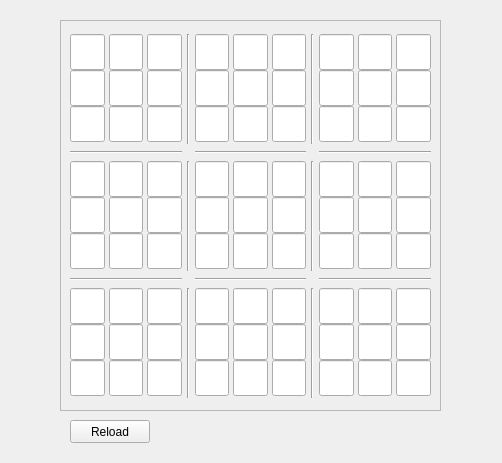
<?xml version="1.0" encoding="UTF-8"?>
<ui version="4.0">
 <class>Form</class>
 <widget class="QWidget" name="Form">
  <property name="geometry">
   <rect>
    <x>0</x>
    <y>0</y>
    <width>502</width>
    <height>463</height>
   </rect>
  </property>
  <property name="windowTitle">
   <string>Form</string>
  </property>
  <property name="styleSheet">
   <string notr="true">QLineEdit{
height:30px;
width:5px;
	font: 20pt &quot;Noto Sans Mono CJK TC&quot;;
}</string>
  </property>
  <widget class="QFrame" name="frame">
   <property name="geometry">
    <rect>
     <x>60</x>
     <y>20</y>
     <width>381</width>
     <height>391</height>
    </rect>
   </property>
   <property name="frameShape">
    <enum>QFrame::StyledPanel</enum>
   </property>
   <property name="frameShadow">
    <enum>QFrame::Raised</enum>
   </property>
   <widget class="QWidget" name="gridLayoutWidget">
    <property name="geometry">
     <rect>
      <x>10</x>
      <y>10</y>
      <width>361</width>
      <height>377</height>
     </rect>
    </property>
    <layout class="QGridLayout" name="puzzle_board">
     <property name="bottomMargin">
      <number>0</number>
     </property>
     <property name="horizontalSpacing">
      <number>5</number>
     </property>
     <property name="verticalSpacing">
      <number>3</number>
     </property>
     <item row="1" column="0">
      <widget class="Line" name="line_8">
       <property name="orientation">
        <enum>Qt::Horizontal</enum>
       </property>
      </widget>
     </item>
     <item row="0" column="4">
      <layout class="QGridLayout" name="gridLayout_10">
       <property name="bottomMargin">
        <number>2</number>
       </property>
       <property name="horizontalSpacing">
        <number>4</number>
       </property>
       <property name="verticalSpacing">
        <number>0</number>
       </property>
       <item row="0" column="0">
        <widget class="QLineEdit" name="lineEdit_06">
         <property name="maxLength">
          <number>1</number>
         </property>
         <property name="alignment">
          <set>Qt::AlignCenter</set>
         </property>
        </widget>
       </item>
       <item row="2" column="0">
        <widget class="QLineEdit" name="lineEdit_16">
         <property name="maxLength">
          <number>1</number>
         </property>
         <property name="alignment">
          <set>Qt::AlignCenter</set>
         </property>
        </widget>
       </item>
       <item row="0" column="2">
        <widget class="QLineEdit" name="lineEdit_08">
         <property name="maxLength">
          <number>1</number>
         </property>
         <property name="alignment">
          <set>Qt::AlignCenter</set>
         </property>
         <property name="dragEnabled">
          <bool>false</bool>
         </property>
         <property name="readOnly">
          <bool>false</bool>
         </property>
        </widget>
       </item>
       <item row="2" column="1">
        <widget class="QLineEdit" name="lineEdit_17">
         <property name="text">
          <string/>
         </property>
         <property name="maxLength">
          <number>1</number>
         </property>
         <property name="alignment">
          <set>Qt::AlignCenter</set>
         </property>
        </widget>
       </item>
       <item row="0" column="1">
        <widget class="QLineEdit" name="lineEdit_07">
         <property name="maxLength">
          <number>1</number>
         </property>
         <property name="alignment">
          <set>Qt::AlignCenter</set>
         </property>
        </widget>
       </item>
       <item row="3" column="1">
        <widget class="QLineEdit" name="lineEdit_27">
         <property name="maxLength">
          <number>1</number>
         </property>
         <property name="alignment">
          <set>Qt::AlignCenter</set>
         </property>
        </widget>
       </item>
       <item row="3" column="2">
        <widget class="QLineEdit" name="lineEdit_28">
         <property name="maxLength">
          <number>1</number>
         </property>
         <property name="alignment">
          <set>Qt::AlignCenter</set>
         </property>
        </widget>
       </item>
       <item row="3" column="0">
        <widget class="QLineEdit" name="lineEdit_26">
         <property name="maxLength">
          <number>1</number>
         </property>
         <property name="alignment">
          <set>Qt::AlignCenter</set>
         </property>
        </widget>
       </item>
       <item row="2" column="2">
        <widget class="QLineEdit" name="lineEdit_18">
         <property name="maxLength">
          <number>1</number>
         </property>
         <property name="alignment">
          <set>Qt::AlignCenter</set>
         </property>
        </widget>
       </item>
      </layout>
     </item>
     <item row="0" column="2">
      <layout class="QGridLayout" name="gridLayout_3">
       <property name="bottomMargin">
        <number>2</number>
       </property>
       <property name="horizontalSpacing">
        <number>4</number>
       </property>
       <property name="verticalSpacing">
        <number>0</number>
       </property>
       <item row="3" column="1">
        <widget class="QLineEdit" name="lineEdit_24">
         <property name="maxLength">
          <number>1</number>
         </property>
         <property name="alignment">
          <set>Qt::AlignCenter</set>
         </property>
        </widget>
       </item>
       <item row="0" column="2">
        <widget class="QLineEdit" name="lineEdit_05">
         <property name="maxLength">
          <number>1</number>
         </property>
         <property name="alignment">
          <set>Qt::AlignCenter</set>
         </property>
        </widget>
       </item>
       <item row="2" column="0">
        <widget class="QLineEdit" name="lineEdit_13">
         <property name="maxLength">
          <number>1</number>
         </property>
         <property name="alignment">
          <set>Qt::AlignCenter</set>
         </property>
        </widget>
       </item>
       <item row="3" column="0">
        <widget class="QLineEdit" name="lineEdit_23">
         <property name="maxLength">
          <number>1</number>
         </property>
         <property name="alignment">
          <set>Qt::AlignCenter</set>
         </property>
        </widget>
       </item>
       <item row="2" column="1">
        <widget class="QLineEdit" name="lineEdit_14">
         <property name="text">
          <string/>
         </property>
         <property name="maxLength">
          <number>1</number>
         </property>
         <property name="alignment">
          <set>Qt::AlignCenter</set>
         </property>
        </widget>
       </item>
       <item row="3" column="2">
        <widget class="QLineEdit" name="lineEdit_25">
         <property name="maxLength">
          <number>1</number>
         </property>
         <property name="alignment">
          <set>Qt::AlignCenter</set>
         </property>
        </widget>
       </item>
       <item row="0" column="0">
        <widget class="QLineEdit" name="lineEdit_03">
         <property name="maxLength">
          <number>1</number>
         </property>
         <property name="alignment">
          <set>Qt::AlignCenter</set>
         </property>
        </widget>
       </item>
       <item row="2" column="2">
        <widget class="QLineEdit" name="lineEdit_15">
         <property name="maxLength">
          <number>1</number>
         </property>
         <property name="alignment">
          <set>Qt::AlignCenter</set>
         </property>
        </widget>
       </item>
       <item row="0" column="1">
        <widget class="QLineEdit" name="lineEdit_04">
         <property name="maxLength">
          <number>1</number>
         </property>
         <property name="alignment">
          <set>Qt::AlignCenter</set>
         </property>
        </widget>
       </item>
      </layout>
     </item>
     <item row="4" column="4">
      <layout class="QGridLayout" name="gridLayout_12">
       <property name="bottomMargin">
        <number>2</number>
       </property>
       <property name="horizontalSpacing">
        <number>4</number>
       </property>
       <property name="verticalSpacing">
        <number>0</number>
       </property>
       <item row="3" column="2">
        <widget class="QLineEdit" name="lineEdit_88">
         <property name="maxLength">
          <number>1</number>
         </property>
         <property name="alignment">
          <set>Qt::AlignCenter</set>
         </property>
        </widget>
       </item>
       <item row="2" column="1">
        <widget class="QLineEdit" name="lineEdit_77">
         <property name="text">
          <string/>
         </property>
         <property name="maxLength">
          <number>1</number>
         </property>
         <property name="alignment">
          <set>Qt::AlignCenter</set>
         </property>
        </widget>
       </item>
       <item row="2" column="2">
        <widget class="QLineEdit" name="lineEdit_78">
         <property name="maxLength">
          <number>1</number>
         </property>
         <property name="alignment">
          <set>Qt::AlignCenter</set>
         </property>
        </widget>
       </item>
       <item row="0" column="2">
        <widget class="QLineEdit" name="lineEdit_68">
         <property name="maxLength">
          <number>1</number>
         </property>
         <property name="alignment">
          <set>Qt::AlignCenter</set>
         </property>
        </widget>
       </item>
       <item row="0" column="0">
        <widget class="QLineEdit" name="lineEdit_66">
         <property name="maxLength">
          <number>1</number>
         </property>
         <property name="alignment">
          <set>Qt::AlignCenter</set>
         </property>
        </widget>
       </item>
       <item row="3" column="1">
        <widget class="QLineEdit" name="lineEdit_87">
         <property name="maxLength">
          <number>1</number>
         </property>
         <property name="alignment">
          <set>Qt::AlignCenter</set>
         </property>
        </widget>
       </item>
       <item row="3" column="0">
        <widget class="QLineEdit" name="lineEdit_86">
         <property name="maxLength">
          <number>1</number>
         </property>
         <property name="alignment">
          <set>Qt::AlignCenter</set>
         </property>
        </widget>
       </item>
       <item row="0" column="1">
        <widget class="QLineEdit" name="lineEdit_67">
         <property name="maxLength">
          <number>1</number>
         </property>
         <property name="alignment">
          <set>Qt::AlignCenter</set>
         </property>
        </widget>
       </item>
       <item row="2" column="0">
        <widget class="QLineEdit" name="lineEdit_76">
         <property name="maxLength">
          <number>1</number>
         </property>
         <property name="alignment">
          <set>Qt::AlignCenter</set>
         </property>
        </widget>
       </item>
      </layout>
     </item>
     <item row="3" column="2">
      <widget class="Line" name="line_4">
       <property name="orientation">
        <enum>Qt::Horizontal</enum>
       </property>
      </widget>
     </item>
     <item row="3" column="0">
      <widget class="Line" name="line_5">
       <property name="orientation">
        <enum>Qt::Horizontal</enum>
       </property>
      </widget>
     </item>
     <item row="1" column="4">
      <widget class="Line" name="line_6">
       <property name="orientation">
        <enum>Qt::Horizontal</enum>
       </property>
      </widget>
     </item>
     <item row="2" column="3">
      <widget class="Line" name="line_9">
       <property name="orientation">
        <enum>Qt::Vertical</enum>
       </property>
      </widget>
     </item>
     <item row="0" column="1">
      <widget class="Line" name="line">
       <property name="orientation">
        <enum>Qt::Vertical</enum>
       </property>
      </widget>
     </item>
     <item row="3" column="4">
      <widget class="Line" name="line_3">
       <property name="orientation">
        <enum>Qt::Horizontal</enum>
       </property>
      </widget>
     </item>
     <item row="4" column="2">
      <layout class="QGridLayout" name="gridLayout_7">
       <property name="bottomMargin">
        <number>2</number>
       </property>
       <property name="horizontalSpacing">
        <number>4</number>
       </property>
       <property name="verticalSpacing">
        <number>0</number>
       </property>
       <item row="3" column="1">
        <widget class="QLineEdit" name="lineEdit_84">
         <property name="maxLength">
          <number>1</number>
         </property>
         <property name="alignment">
          <set>Qt::AlignCenter</set>
         </property>
        </widget>
       </item>
       <item row="3" column="2">
        <widget class="QLineEdit" name="lineEdit_85">
         <property name="maxLength">
          <number>1</number>
         </property>
         <property name="alignment">
          <set>Qt::AlignCenter</set>
         </property>
        </widget>
       </item>
       <item row="2" column="2">
        <widget class="QLineEdit" name="lineEdit_75">
         <property name="maxLength">
          <number>1</number>
         </property>
         <property name="alignment">
          <set>Qt::AlignCenter</set>
         </property>
        </widget>
       </item>
       <item row="0" column="2">
        <widget class="QLineEdit" name="lineEdit_65">
         <property name="maxLength">
          <number>1</number>
         </property>
         <property name="alignment">
          <set>Qt::AlignCenter</set>
         </property>
        </widget>
       </item>
       <item row="3" column="0">
        <widget class="QLineEdit" name="lineEdit_83">
         <property name="maxLength">
          <number>1</number>
         </property>
         <property name="alignment">
          <set>Qt::AlignCenter</set>
         </property>
        </widget>
       </item>
       <item row="2" column="1">
        <widget class="QLineEdit" name="lineEdit_74">
         <property name="text">
          <string/>
         </property>
         <property name="maxLength">
          <number>1</number>
         </property>
         <property name="alignment">
          <set>Qt::AlignCenter</set>
         </property>
        </widget>
       </item>
       <item row="2" column="0">
        <widget class="QLineEdit" name="lineEdit_73">
         <property name="maxLength">
          <number>1</number>
         </property>
         <property name="alignment">
          <set>Qt::AlignCenter</set>
         </property>
        </widget>
       </item>
       <item row="0" column="0">
        <widget class="QLineEdit" name="lineEdit_63">
         <property name="maxLength">
          <number>1</number>
         </property>
         <property name="alignment">
          <set>Qt::AlignCenter</set>
         </property>
        </widget>
       </item>
       <item row="0" column="1">
        <widget class="QLineEdit" name="lineEdit_64">
         <property name="maxLength">
          <number>1</number>
         </property>
         <property name="alignment">
          <set>Qt::AlignCenter</set>
         </property>
        </widget>
       </item>
      </layout>
     </item>
     <item row="0" column="3">
      <widget class="Line" name="line_2">
       <property name="orientation">
        <enum>Qt::Vertical</enum>
       </property>
      </widget>
     </item>
     <item row="4" column="0">
      <layout class="QGridLayout" name="gridLayout_6">
       <property name="rightMargin">
        <number>0</number>
       </property>
       <property name="bottomMargin">
        <number>2</number>
       </property>
       <property name="horizontalSpacing">
        <number>4</number>
       </property>
       <property name="verticalSpacing">
        <number>0</number>
       </property>
       <item row="3" column="0">
        <widget class="QLineEdit" name="lineEdit_80">
         <property name="maxLength">
          <number>1</number>
         </property>
         <property name="alignment">
          <set>Qt::AlignCenter</set>
         </property>
        </widget>
       </item>
       <item row="2" column="2">
        <widget class="QLineEdit" name="lineEdit_72">
         <property name="maxLength">
          <number>1</number>
         </property>
         <property name="alignment">
          <set>Qt::AlignCenter</set>
         </property>
        </widget>
       </item>
       <item row="3" column="2">
        <widget class="QLineEdit" name="lineEdit_82">
         <property name="maxLength">
          <number>1</number>
         </property>
         <property name="alignment">
          <set>Qt::AlignCenter</set>
         </property>
        </widget>
       </item>
       <item row="0" column="2">
        <widget class="QLineEdit" name="lineEdit_62">
         <property name="maxLength">
          <number>1</number>
         </property>
         <property name="alignment">
          <set>Qt::AlignCenter</set>
         </property>
        </widget>
       </item>
       <item row="0" column="1">
        <widget class="QLineEdit" name="lineEdit_61">
         <property name="maxLength">
          <number>1</number>
         </property>
         <property name="alignment">
          <set>Qt::AlignCenter</set>
         </property>
        </widget>
       </item>
       <item row="0" column="0">
        <widget class="QLineEdit" name="lineEdit_60">
         <property name="maxLength">
          <number>1</number>
         </property>
         <property name="alignment">
          <set>Qt::AlignCenter</set>
         </property>
        </widget>
       </item>
       <item row="3" column="1">
        <widget class="QLineEdit" name="lineEdit_81">
         <property name="maxLength">
          <number>1</number>
         </property>
         <property name="alignment">
          <set>Qt::AlignCenter</set>
         </property>
        </widget>
       </item>
       <item row="2" column="1">
        <widget class="QLineEdit" name="lineEdit_71">
         <property name="text">
          <string/>
         </property>
         <property name="maxLength">
          <number>1</number>
         </property>
         <property name="alignment">
          <set>Qt::AlignCenter</set>
         </property>
        </widget>
       </item>
       <item row="2" column="0">
        <widget class="QLineEdit" name="lineEdit_70">
         <property name="maxLength">
          <number>1</number>
         </property>
         <property name="alignment">
          <set>Qt::AlignCenter</set>
         </property>
        </widget>
       </item>
      </layout>
     </item>
     <item row="1" column="2">
      <widget class="Line" name="line_7">
       <property name="orientation">
        <enum>Qt::Horizontal</enum>
       </property>
      </widget>
     </item>
     <item row="2" column="0">
      <layout class="QGridLayout" name="gridLayout_4">
       <property name="bottomMargin">
        <number>2</number>
       </property>
       <property name="horizontalSpacing">
        <number>4</number>
       </property>
       <property name="verticalSpacing">
        <number>0</number>
       </property>
       <item row="3" column="2">
        <widget class="QLineEdit" name="lineEdit_52">
         <property name="maxLength">
          <number>1</number>
         </property>
         <property name="alignment">
          <set>Qt::AlignCenter</set>
         </property>
        </widget>
       </item>
       <item row="0" column="1">
        <widget class="QLineEdit" name="lineEdit_31">
         <property name="maxLength">
          <number>1</number>
         </property>
         <property name="alignment">
          <set>Qt::AlignCenter</set>
         </property>
        </widget>
       </item>
       <item row="2" column="2">
        <widget class="QLineEdit" name="lineEdit_42">
         <property name="maxLength">
          <number>1</number>
         </property>
         <property name="alignment">
          <set>Qt::AlignCenter</set>
         </property>
        </widget>
       </item>
       <item row="2" column="1">
        <widget class="QLineEdit" name="lineEdit_41">
         <property name="text">
          <string/>
         </property>
         <property name="maxLength">
          <number>1</number>
         </property>
         <property name="alignment">
          <set>Qt::AlignCenter</set>
         </property>
        </widget>
       </item>
       <item row="2" column="0">
        <widget class="QLineEdit" name="lineEdit_40">
         <property name="maxLength">
          <number>1</number>
         </property>
         <property name="alignment">
          <set>Qt::AlignCenter</set>
         </property>
        </widget>
       </item>
       <item row="0" column="0">
        <widget class="QLineEdit" name="lineEdit_30">
         <property name="maxLength">
          <number>1</number>
         </property>
         <property name="alignment">
          <set>Qt::AlignCenter</set>
         </property>
        </widget>
       </item>
       <item row="3" column="0">
        <widget class="QLineEdit" name="lineEdit_50">
         <property name="maxLength">
          <number>1</number>
         </property>
         <property name="alignment">
          <set>Qt::AlignCenter</set>
         </property>
        </widget>
       </item>
       <item row="3" column="1">
        <widget class="QLineEdit" name="lineEdit_51">
         <property name="maxLength">
          <number>1</number>
         </property>
         <property name="alignment">
          <set>Qt::AlignCenter</set>
         </property>
        </widget>
       </item>
       <item row="0" column="2">
        <widget class="QLineEdit" name="lineEdit_32">
         <property name="maxLength">
          <number>1</number>
         </property>
         <property name="alignment">
          <set>Qt::AlignCenter</set>
         </property>
        </widget>
       </item>
      </layout>
     </item>
     <item row="4" column="1">
      <widget class="Line" name="line_11">
       <property name="orientation">
        <enum>Qt::Vertical</enum>
       </property>
      </widget>
     </item>
     <item row="2" column="2">
      <layout class="QGridLayout" name="gridLayout_5">
       <property name="bottomMargin">
        <number>2</number>
       </property>
       <property name="horizontalSpacing">
        <number>4</number>
       </property>
       <property name="verticalSpacing">
        <number>0</number>
       </property>
       <item row="4" column="1">
        <widget class="QLineEdit" name="lineEdit_54">
         <property name="maxLength">
          <number>1</number>
         </property>
         <property name="alignment">
          <set>Qt::AlignCenter</set>
         </property>
        </widget>
       </item>
       <item row="3" column="2">
        <widget class="QLineEdit" name="lineEdit_45">
         <property name="maxLength">
          <number>1</number>
         </property>
         <property name="alignment">
          <set>Qt::AlignCenter</set>
         </property>
        </widget>
       </item>
       <item row="3" column="0">
        <widget class="QLineEdit" name="lineEdit_43">
         <property name="maxLength">
          <number>1</number>
         </property>
         <property name="alignment">
          <set>Qt::AlignCenter</set>
         </property>
        </widget>
       </item>
       <item row="1" column="0">
        <widget class="QLineEdit" name="lineEdit_33">
         <property name="maxLength">
          <number>1</number>
         </property>
         <property name="alignment">
          <set>Qt::AlignCenter</set>
         </property>
        </widget>
       </item>
       <item row="4" column="2">
        <widget class="QLineEdit" name="lineEdit_55">
         <property name="maxLength">
          <number>1</number>
         </property>
         <property name="alignment">
          <set>Qt::AlignCenter</set>
         </property>
        </widget>
       </item>
       <item row="1" column="2">
        <widget class="QLineEdit" name="lineEdit_35">
         <property name="maxLength">
          <number>1</number>
         </property>
         <property name="alignment">
          <set>Qt::AlignCenter</set>
         </property>
        </widget>
       </item>
       <item row="3" column="1">
        <widget class="QLineEdit" name="lineEdit_44">
         <property name="text">
          <string/>
         </property>
         <property name="maxLength">
          <number>1</number>
         </property>
         <property name="alignment">
          <set>Qt::AlignCenter</set>
         </property>
        </widget>
       </item>
       <item row="1" column="1">
        <widget class="QLineEdit" name="lineEdit_34">
         <property name="maxLength">
          <number>1</number>
         </property>
         <property name="alignment">
          <set>Qt::AlignCenter</set>
         </property>
        </widget>
       </item>
       <item row="4" column="0">
        <widget class="QLineEdit" name="lineEdit_53">
         <property name="maxLength">
          <number>1</number>
         </property>
         <property name="alignment">
          <set>Qt::AlignCenter</set>
         </property>
        </widget>
       </item>
      </layout>
     </item>
     <item row="4" column="3">
      <widget class="Line" name="line_10">
       <property name="orientation">
        <enum>Qt::Vertical</enum>
       </property>
      </widget>
     </item>
     <item row="2" column="1">
      <widget class="Line" name="line_12">
       <property name="orientation">
        <enum>Qt::Vertical</enum>
       </property>
      </widget>
     </item>
     <item row="2" column="4">
      <layout class="QGridLayout" name="gridLayout_11">
       <property name="bottomMargin">
        <number>2</number>
       </property>
       <property name="horizontalSpacing">
        <number>4</number>
       </property>
       <property name="verticalSpacing">
        <number>0</number>
       </property>
       <item row="0" column="2">
        <widget class="QLineEdit" name="lineEdit_38">
         <property name="maxLength">
          <number>1</number>
         </property>
         <property name="alignment">
          <set>Qt::AlignCenter</set>
         </property>
        </widget>
       </item>
       <item row="3" column="1">
        <widget class="QLineEdit" name="lineEdit_57">
         <property name="maxLength">
          <number>1</number>
         </property>
         <property name="alignment">
          <set>Qt::AlignCenter</set>
         </property>
        </widget>
       </item>
       <item row="2" column="0">
        <widget class="QLineEdit" name="lineEdit_46">
         <property name="maxLength">
          <number>1</number>
         </property>
         <property name="alignment">
          <set>Qt::AlignCenter</set>
         </property>
        </widget>
       </item>
       <item row="2" column="1">
        <widget class="QLineEdit" name="lineEdit_47">
         <property name="text">
          <string/>
         </property>
         <property name="maxLength">
          <number>1</number>
         </property>
         <property name="alignment">
          <set>Qt::AlignCenter</set>
         </property>
        </widget>
       </item>
       <item row="3" column="2">
        <widget class="QLineEdit" name="lineEdit_58">
         <property name="maxLength">
          <number>1</number>
         </property>
         <property name="alignment">
          <set>Qt::AlignCenter</set>
         </property>
        </widget>
       </item>
       <item row="0" column="0">
        <widget class="QLineEdit" name="lineEdit_36">
         <property name="maxLength">
          <number>1</number>
         </property>
         <property name="alignment">
          <set>Qt::AlignCenter</set>
         </property>
        </widget>
       </item>
       <item row="3" column="0">
        <widget class="QLineEdit" name="lineEdit_56">
         <property name="maxLength">
          <number>1</number>
         </property>
         <property name="alignment">
          <set>Qt::AlignCenter</set>
         </property>
        </widget>
       </item>
       <item row="0" column="1">
        <widget class="QLineEdit" name="lineEdit_37">
         <property name="maxLength">
          <number>1</number>
         </property>
         <property name="alignment">
          <set>Qt::AlignCenter</set>
         </property>
        </widget>
       </item>
       <item row="2" column="2">
        <widget class="QLineEdit" name="lineEdit_48">
         <property name="maxLength">
          <number>1</number>
         </property>
         <property name="alignment">
          <set>Qt::AlignCenter</set>
         </property>
        </widget>
       </item>
      </layout>
     </item>
     <item row="0" column="0">
      <layout class="QGridLayout" name="gridLayout_2">
       <property name="bottomMargin">
        <number>2</number>
       </property>
       <property name="horizontalSpacing">
        <number>4</number>
       </property>
       <property name="verticalSpacing">
        <number>0</number>
       </property>
       <item row="2" column="1">
        <widget class="QLineEdit" name="lineEdit_11">
         <property name="maxLength">
          <number>1</number>
         </property>
         <property name="alignment">
          <set>Qt::AlignCenter</set>
         </property>
        </widget>
       </item>
       <item row="0" column="1">
        <widget class="QLineEdit" name="lineEdit_01">
         <property name="maxLength">
          <number>1</number>
         </property>
         <property name="alignment">
          <set>Qt::AlignCenter</set>
         </property>
        </widget>
       </item>
       <item row="0" column="2">
        <widget class="QLineEdit" name="lineEdit_02">
         <property name="maxLength">
          <number>1</number>
         </property>
         <property name="alignment">
          <set>Qt::AlignCenter</set>
         </property>
        </widget>
       </item>
       <item row="2" column="2">
        <widget class="QLineEdit" name="lineEdit_12">
         <property name="maxLength">
          <number>1</number>
         </property>
         <property name="alignment">
          <set>Qt::AlignCenter</set>
         </property>
        </widget>
       </item>
       <item row="3" column="1">
        <widget class="QLineEdit" name="lineEdit_21">
         <property name="maxLength">
          <number>1</number>
         </property>
         <property name="alignment">
          <set>Qt::AlignCenter</set>
         </property>
        </widget>
       </item>
       <item row="2" column="0">
        <widget class="QLineEdit" name="lineEdit_10">
         <property name="maxLength">
          <number>1</number>
         </property>
         <property name="alignment">
          <set>Qt::AlignCenter</set>
         </property>
        </widget>
       </item>
       <item row="3" column="0">
        <widget class="QLineEdit" name="lineEdit_20">
         <property name="maxLength">
          <number>1</number>
         </property>
         <property name="alignment">
          <set>Qt::AlignCenter</set>
         </property>
        </widget>
       </item>
       <item row="0" column="0">
        <widget class="QLineEdit" name="lineEdit_00">
         <property name="maxLength">
          <number>1</number>
         </property>
         <property name="alignment">
          <set>Qt::AlignCenter</set>
         </property>
        </widget>
       </item>
       <item row="3" column="2">
        <widget class="QLineEdit" name="lineEdit_22">
         <property name="maxLength">
          <number>1</number>
         </property>
         <property name="alignment">
          <set>Qt::AlignCenter</set>
         </property>
        </widget>
       </item>
      </layout>
     </item>
    </layout>
   </widget>
  </widget>
  <widget class="QPushButton" name="reload_puzzle">
   <property name="geometry">
    <rect>
     <x>70</x>
     <y>420</y>
     <width>80</width>
     <height>23</height>
    </rect>
   </property>
   <property name="text">
    <string>Reload</string>
   </property>
  </widget>
 </widget>
 <resources/>
 <connections/>
</ui>
